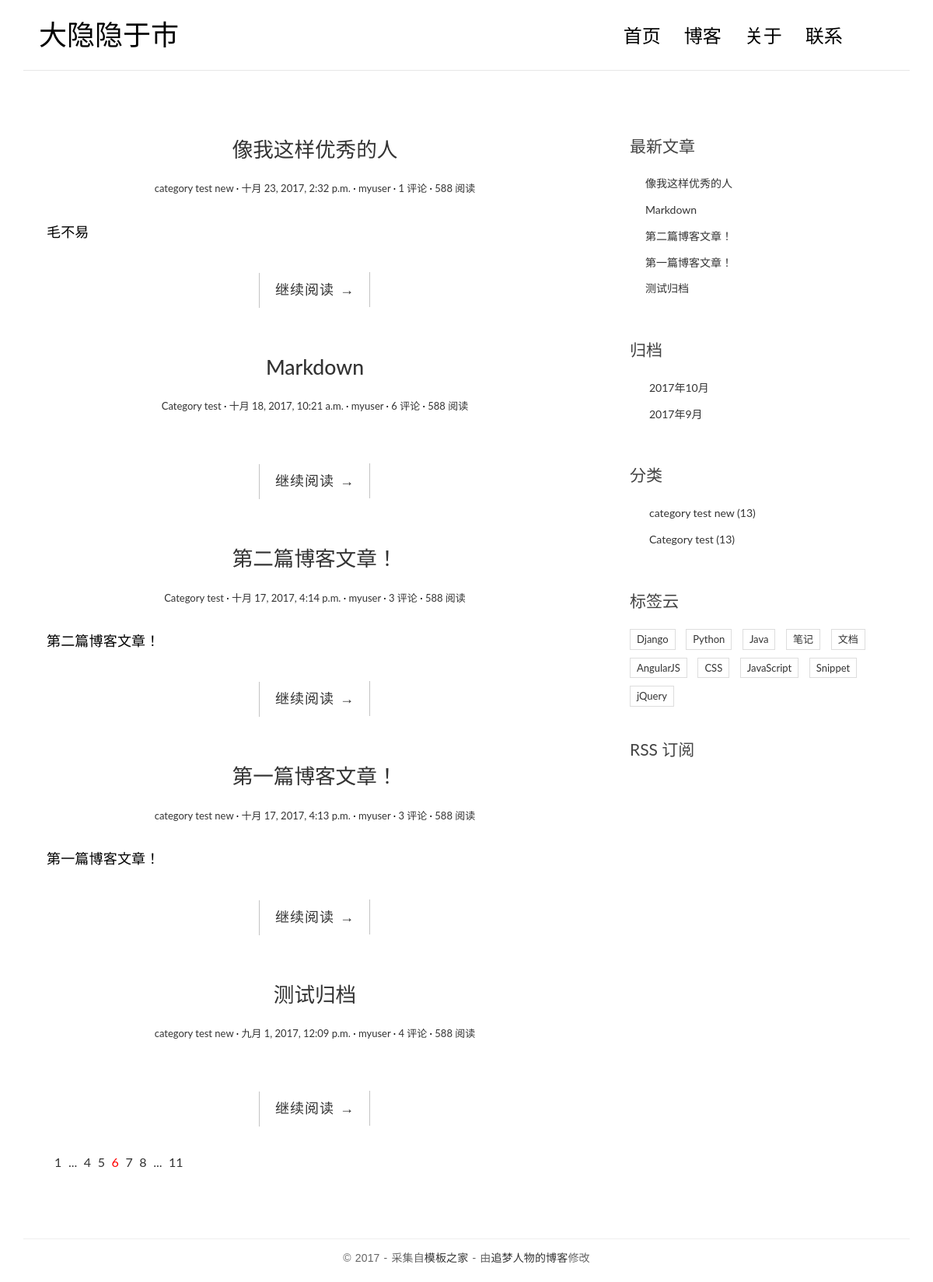
The page / on the database its author committed.
### blog/models.py (models this page shows, shortened)
@python_2_unicode_compatible
class Post(models.Model):#创建文章数据库
    title = models.CharField(max_length=70)#标题
    body = models.TextField()#正文
    created_time = models.DateTimeField()#创建时间
    modified_time = models.DateTimeField()#修改时间
    excerpt = models.CharField(max_length=200,blank= True)#创建摘要
    category =models.ForeignKey(Category)#一对多的关联
    tags=models.ManyToManyField(Tag,blank=True)#多对多的关联
    def get_absolute_url(self):
        return reverse('blog:detail',kwargs={'pk':self.pk})
    class Meta:
        ordering = ['-created_time']
    author = models.ForeignKey(User)#设定作者

class Category(models.Model):#创建分类
    name = models.CharField(max_length=100)

### blog/views.py (the view)
# urls.py: url(r'^$',views.index,name='index'),
def index(request):
    post_list = Post.objects.all()#.order_by('-created_time')
    return render(request,'blog/index.html',context={'post_list':post_list})

### blog/templatetags/blog_tags.py (called while the page is built)
@register.simple_tag
def get_recent_posts(num=5):
    return Post.objects.all().order_by('-created_time')[:num]

@register.simple_tag
def archives():
    return  Post.objects.dates('created_time','month',order='DESC')

@register.simple_tag
def get_categories():
    return  Category.objects.all()

### templates/blog/index.html (shortened to what this page needs)
{% extends 'base.html' %}
{% block main %}
                {% for post in post_list %}
                <article class="post post-{{ post.pk }}">
                    <header class="entry-header">
                        <h1 class="entry-title">
                            <a href="{{post.get_absolute_url}}">{{post.title}}</a>
                        </h1>
                        <div class="entry-meta">
                            <span class="post-category"><a href="#">{{post.category.name}}</a></span>
                            <span class="post-date"><a href="#"><time class="entry-date"
                                                                      datetime="{{post.created_time}}">{{post.created_time}}</time></a></span>
                            <span class="post-author"><a href="#">{{post.author}}</a></span>
                            <span class="comments-link"><a href="#">{{ post.comment_set.count }} 评论</a></span>
                            <span class="views-count"><a href="#">588 阅读</a></span>
                        </div>
                    </header>
                    <div class="entry-content clearfix">
                        <p>{{post.excerpt}}</p>
                        <div class="read-more cl-effect-14">
                            <a href="{{post.get_absolute_url}}" class="more-link">继续阅读 <span class="meta-nav">→</span></a>
                        </div>
                    </div>
                </article>
                {% empty %}
                    <div class="no-post">暂时还没有发布的文章！</div>
                {% endfor %}
                <div class="pagination">
                    <ul>
                        <li><a href="">1</a></li>
                        <li><a href="">...</a></li>
                        <li><a href="">4</a></li>
                        <li><a href="">5</a></li>
                        <li class="current"><a href="">6</a></li>
                        <li><a href="">7</a></li>
                        <li><a href="">8</a></li>
                        <li><a href="">...</a></li>
                        <li><a href="">11</a></li>
                    </ul>
                </div>
{% endblock main %}

### templates/base.html (shortened to what this page needs)
{% load staticfiles %}
{% load blog_tags %}
<!DOCTYPE html>
<html>
<head>
    <link rel="stylesheet" href="http://code.ionicframework.com/ionicons/2.0.1/css/ionicons.min.css">
    <link rel="stylesheet" href="{% static 'blog/css/bootstrap.min.css' %}">
    <link rel="stylesheet" href="{% static 'blog/css/pace.css' %}">
    <link rel="stylesheet" href="{% static 'blog/css/custom.css' %}">
    <link rel="stylesheet" href="{% static 'blog/css/highlights/github.css' %}">
</head>
<body>
<div class="container">
    <header id="site-header">
        <div class="row">
            <div class="col-md-4 col-sm-5 col-xs-8">
                <div class="logo">
                    <h1><a href="{% url 'blog:index' %}"><b>大隐隐于市</b></a></h1>
                </div>
            </div>
            <div class="col-md-8 col-sm-7 col-xs-4">
                <nav class="main-nav" role="navigation">
                    <div class="collapse navbar-collapse" id="bs-example-navbar-collapse-1">
                        <ul class="nav navbar-nav navbar-right">
                            <li class="cl-effect-11"><a href="{% url 'blog:index' %}" data-hover="首页">首页</a></li>
                            <li class="cl-effect-11"><a href="full-width.html" data-hover="博客">博客</a></li>
                            <li class="cl-effect-11"><a href="about.html" data-hover="关于">关于</a></li>
                            <li class="cl-effect-11"><a href="contact.html" data-hover="联系">联系</a></li>
                        </ul>
                    </div>
                </nav>
            </div>
        </div>
    </header>
</div>
<div class="content-body">
    <div class="container">
        <div class="row">
            <main class="col-md-8">
                {% block main %}
                {% endblock main %}
            </main>
            <aside class="col-md-4">
                <div class="widget widget-recent-posts">
                    <h3 class="widget-title">最新文章</h3>
                    {% get_recent_posts as recent_post_list %}
                    <ul>
                        {% for post in recent_post_list %}
                        <li>
                            <a href="{{ post.get_absolute_url}}">{{post.title}}</a>
                        </li>
                        {% empty %}
                        暂无文章！
                        {% endfor %}
                    </ul>
                </div>
                <div class="widget widget-archives">
                    <h3 class="widget-title">归档</h3>
                    {% archives as date_list %}
                    <ul>
                        {% for date in date_list %}
                        <li>
                            <a href="{% url 'blog:archives' date.year date.month %}">
                                {{date.year}}年{{date.month}}月
                            </a>
                        </li>
                        {% empty %}
                        暂无归档！
                        {% endfor %}
                    </ul>
                </div>
                <div class="widget widget-category">
                    <h3 class="widget-title">分类</h3>
                    {% get_categories as category_list %}
                    <ul>
                        {% for category in category_list %}
                        <li>
                            <a href="{% url 'blog:category' category.pk %}">{{category.name}} <span class="post-count">(13)</span></a>
                        </li>
                        {% empty %}
                        暂无分类！
                        {% endfor %}
                    </ul>
                </div>
                <div class="widget widget-tag-cloud">
                    <h3 class="widget-title">标签云</h3>
                    <ul>
                        <li>
                            <a href="#">Django</a>
                        </li>
                        <li>
                            <a href="#">Python</a>
                        </li>
                        <li>
                            <a href="#">Java</a>
                        </li>
                        <li>
                            <a href="#">笔记</a>
                        </li>
                        <li>
                            <a href="#">文档</a>
                        </li>
                        <li>
                            <a href="#">AngularJS</a>
                        </li>
                        <li>
                            <a href="#">CSS</a>
                        </li>
                        <li>
                            <a href="#">JavaScript</a>
                        </li>
                        <li>
                            <a href="#">Snippet</a>
                        </li>
                        <li>
                            <a href="#">jQuery</a>
                        </li>
                    </ul>
                </div>
                <div class="rss">
                    <a href=""> RSS 订阅</a>
                </div>
            </aside>
        </div>
    </div>
</div>
<footer id="site-footer">
    <div class="container">
        <div class="row">
            <div class="col-md-12">
                <p class="copyright">&copy 2017 - 采集自<a href="http://www.cssmoban.com/"
                                                        target="_blank" title="模板之家">模板之家</a>
                    - 由<a href="http://zmrenwu.com/" title="网页模板" target="_blank">追梦人物的博客</a>修改
                </p>
            </div>
        </div>
    </div>
</footer>
</body>
</html>

### blog/static/blog/css/custom.css (style rules this page uses)
* { outline: none; }
h1, h2, h3, h4, h5, h6 { margin-top: 0; }
b { font-weight: 400; }
a { color: #333; }
body { color: #444; font-family: 'Lato', sans-serif; }
p { font-family: 'Ubuntu', sans-serif; font-weight: 400; word-spacing: 1px; letter-spacing: 0.01em; }
#site-header { background-color: #FFF; padding: 25px 20px; margin-bottom: 40px; border-bottom: 1px solid #e7e7e7; }
.logo h1 a { color: #000; }
.logo h1 { margin: 0; font-family: 'Lato', sans-serif; font-weight: 300; }
.main-nav { margin-top: 11px; max-width: 95%; }
.main-nav a { color: #000000 !important; padding: 0 0 5px 0 !important; margin-right: 30px; font-family: 'Lato', sans-serif; font-weight: 300; font-size: 24px; }
.cl-effect-11 a { padding: 10px 0; color: #0972b4; text-shadow: none; }
.cl-effect-11 a::before { position: absolute; top: 0; left: 0; overflow: hidden; padding: 0 0 5px 0 !important; max-width: 0; border-bottom: 1px solid #000; color: #000; content: attr(data-hover); white-space: nowrap; -webkit-transition: max-width 0.5s; -moz-transition: max-width 0.5s; transition: max-width 0.5s; }
.content-body { padding-bottom: 4em; }
.post { background: #fff; padding: 30px 30px 0; }
.entry-title { text-align: center; font-size: 1.9em; margin-bottom: 20px; line-height: 1.6; padding: 10px 20px 0; }
.entry-meta { text-align: center; color: #DDDDDD; font-size: 13px; margin-bottom: 30px; }
.entry-content { font-size: 18px; line-height: 1.9; font-weight: 300; color: #000; }
.post-category::after, .post-date::after, .post-author::after, .comments-link::after { content: ' ·'; color: #000; }
.read-more { font-family: 'Ubuntu', sans-serif; font-weight: 400; word-spacing: 1px; letter-spacing: 0.01em; text-align: center; margin-top: 20px; }
.cl-effect-14 a { padding: 0 20px; height: 45px; line-height: 45px; position: relative; display: inline-block; margin: 15px 25px; letter-spacing: 1px; font-weight: 400; text-shadow: 0 0 1px rgba(255, 255, 255, 0.3); }
.cl-effect-14 a::before, .cl-effect-14 a::after { position: absolute; width: 45px; height: 1px; background: #C3C3C3; content: ''; -webkit-transition: all 0.3s; -moz-transition: all 0.3s; transition: all 0.3s; pointer-events: none; }
.cl-effect-14 a::before { top: 0; left: 0; -webkit-transform: rotate(90deg); -moz-transform: rotate(90deg); transform: rotate(90deg); -webkit-transform-origin: 0 0; -moz-transform-origin: 0 0; transform-origin: 0 0; }
.cl-effect-14 a::after { right: 0; bottom: 0; -webkit-transform: rotate(90deg); -moz-transform: rotate(90deg); transform: rotate(90deg); -webkit-transform-origin: 100% 0; -moz-transform-origin: 100% 0; transform-origin: 100% 0; }
.widget { background: #fff; padding: 30px 0 0; }
.widget-title { font-size: 1.5em; margin-bottom: 20px; line-height: 1.6; padding: 10px 0 0; font-weight: 400; }
.widget-recent-posts ul { padding: 0; margin: 0; padding-left: 20px; }
.widget-recent-posts ul li { list-style-type: none; position: relative; line-height: 170%; margin-bottom: 10px; }
.widget-recent-posts ul li::before { content: '\f3d3'; font-family: "Ionicons"; position: absolute; left: -17px; top: 3px; font-size: 16px; color: #000; }
.widget-archives ul { padding: 0; margin: 0; padding-left: 25px; }
.widget-archives ul li { list-style-type: none; position: relative; line-height: 170%; margin-bottom: 10px; }
.widget-archives ul li::before { content: '\f3f3'; font-family: "Ionicons"; position: absolute; left: -25px; top: 1px; font-size: 16px; color: #000; }
.widget-category ul { padding: 0; margin: 0; padding-left: 25px; }
.widget-category ul li { list-style-type: none; position: relative; line-height: 170%; margin-bottom: 10px; }
.widget-category ul li::before { content: '\f3fe'; font-family: "Ionicons"; position: absolute; left: -25px; top: 1px; font-size: 18px; color: #000; }
.widget-tag-cloud ul { padding: 0; margin: 0; margin-right: -10px; }
.widget-tag-cloud ul li { list-style-type: none; font-size: 13px; display: inline-block; margin-right: 10px; margin-bottom: 10px; padding: 3px 8px; border: 1px solid #ddd; }
.rss { font-size: 21px; margin-top: 30px; }
.rss a { color: #444; }
#site-footer { padding-top: 10px; padding: 0 0 1.5em 0; }
.copyright { text-align: center; padding-top: 1em; margin: 0; border-top: 1px solid #eee; color: #666; }
.pagination ul { list-style: none; }
.pagination ul li { display: inline-block; font-size: 16px; margin-right: 5px; }
.current a { color: red; }

### rows shown on the page
Post: title "像我这样优秀的人", category.name "category test new", created_time "十月 23, 2017, 2:32 p.m.", author "myuser", comment_set.count "1", excerpt "毛不易"
Post: title "Markdown", category.name "Category test", created_time "十月 18, 2017, 10:21 a.m.", author "myuser", comment_set.count "6"
Post: title "第二篇博客文章！", category.name "Category test", created_time "十月 17, 2017, 4:14 p.m.", author "myuser", comment_set.count "3", excerpt "第二篇博客文章！"
Post: title "第一篇博客文章！", category.name "category test new", created_time "十月 17, 2017, 4:13 p.m.", author "myuser", comment_set.count "3", excerpt "第一篇博客文章！"
Post: title "测试归档", category.name "category test new", created_time "九月 1, 2017, 12:09 p.m.", author "myuser", comment_set.count "4"
Category: name "category test new"
Category: name "Category test"

### other values the page prints
{{ date.year }} "2017" "2017"
{{ date.month }} "10" "9"
